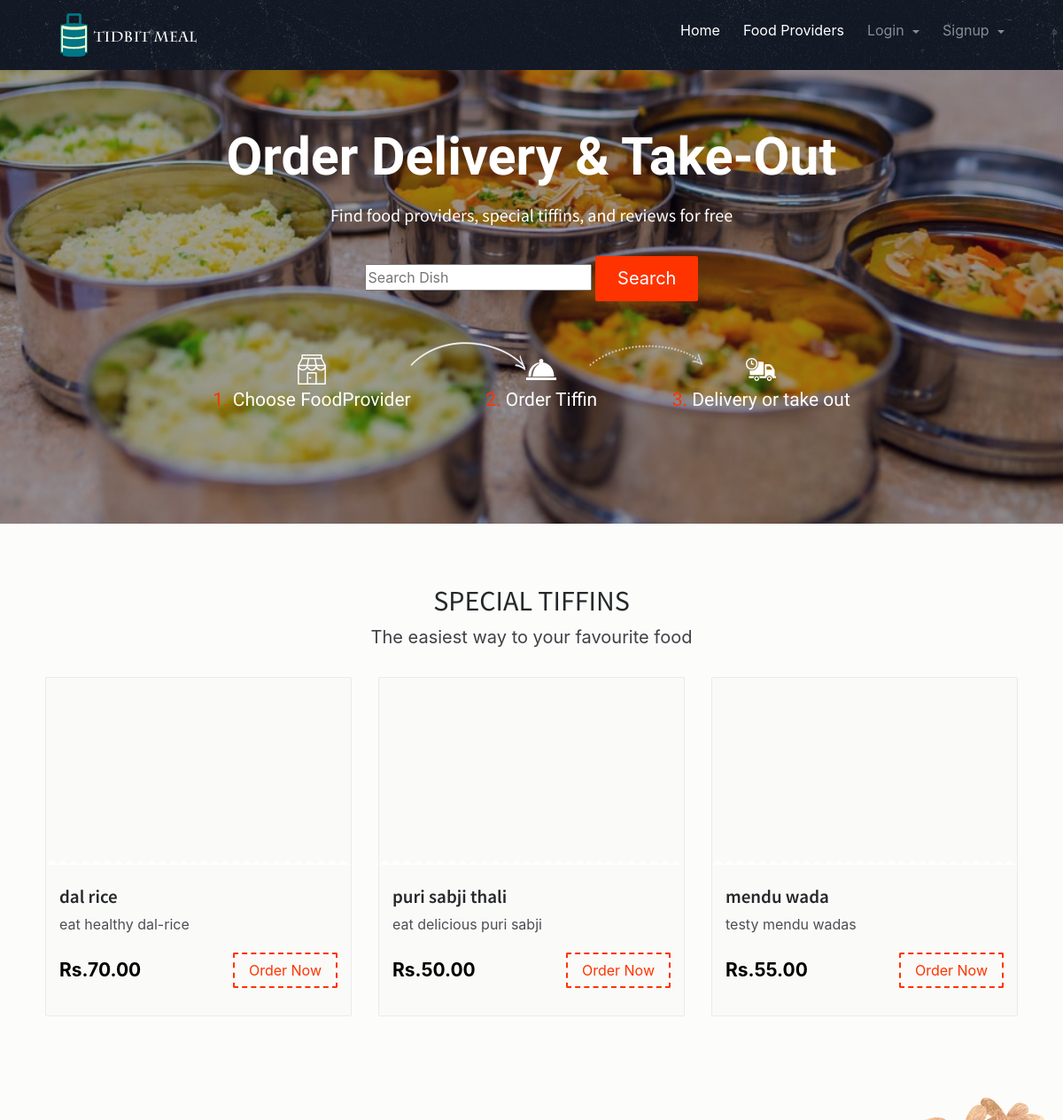
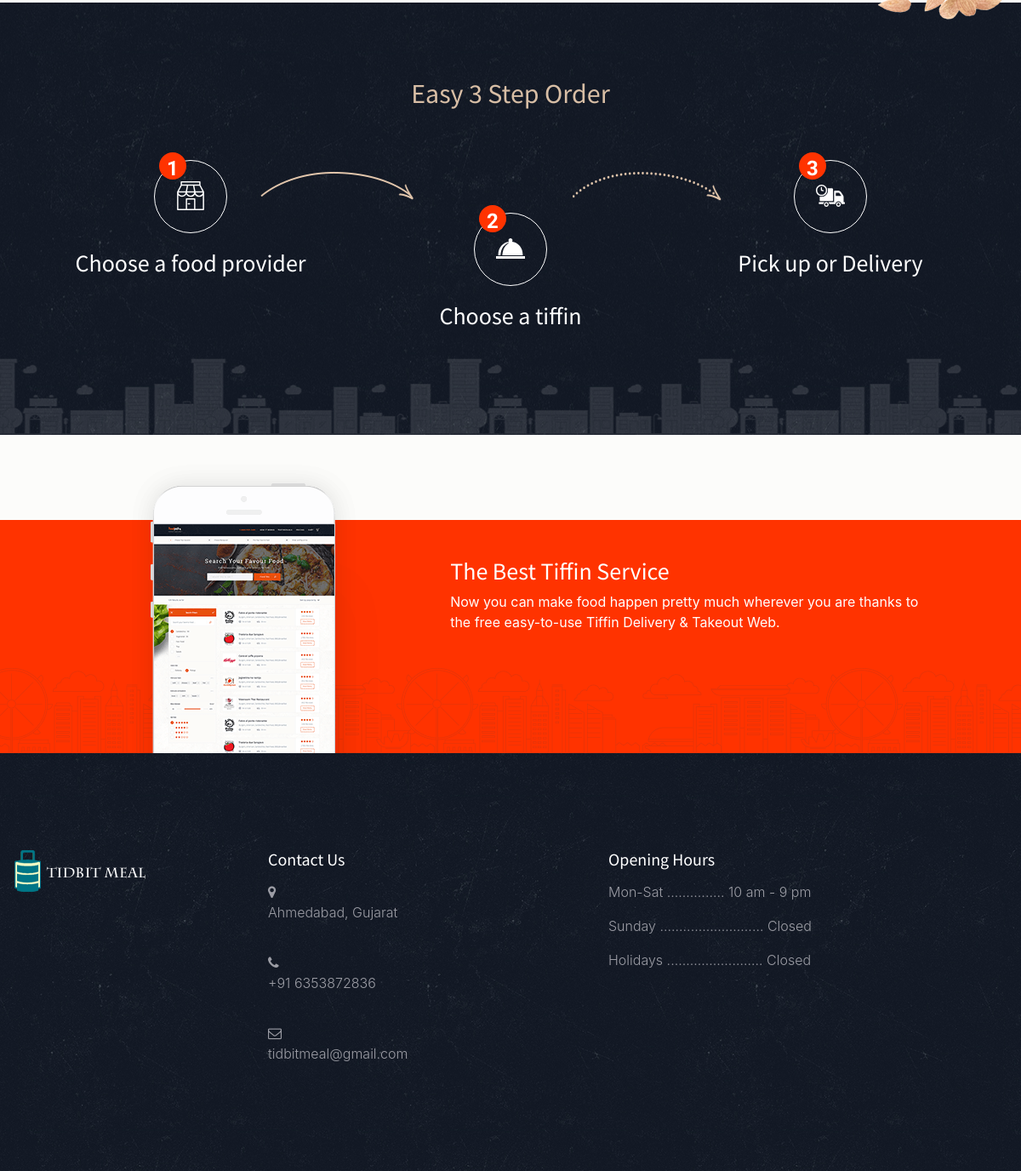
The page / on the database its author committed (2 pictures, top to bottom).
### tables this page shows
CREATE TABLE IF NOT EXISTS `fooditem_tbl` (
  `fi_id` int(222) NOT NULL AUTO_INCREMENT,
  `fp_id` int(222) DEFAULT NULL,
  `title` varchar(222) NOT NULL,
  `about` varchar(222) NOT NULL,
  `price` decimal(10,2) NOT NULL,
  `image` varchar(222) DEFAULT NULL,
  PRIMARY KEY (`fi_id`)
);

### index.php (the view, shortened to what this page needs)
<!DOCTYPE html>
<html lang="en">
<?php
include("connection/connect.php");
?>
<head>
    <link href="css/bootstrap.min.css" rel="stylesheet">
    <link href="css/font-awesome.min.css" rel="stylesheet">
    <link href="css/animsition.min.css" rel="stylesheet">
    <link href="css/animate.css" rel="stylesheet">
    <link href="css/style.css" rel="stylesheet"> </head>
<body class="home">
        <header id="header" class="header-scroll top-header headrom">
            <nav class="navbar navbar-dark">
                <div class="container">
                    <img src="images/FOOTER LOGO.png" alt=""> </a>
                    <div class="collapse navbar-toggleable-md  float-lg-right" id="mainNavbarCollapse">
                        <ul class="nav navbar-nav">
                            <li class="nav-item"> <a class="nav-link active" href="index.php">Home <span class="sr-only">(current)</span></a> </li>
                            <li class="nav-item"> <a class="nav-link active" href="restaurants.php">Food Providers <span class="sr-only"></span></a> </li>
						<?php
						    if(empty($_SESSION["user_id"]))
							{
								echo '<li class="nav-item dropdown">
                            <a class="nav-link dropdown-toggle" href="#" role="button" data-toggle="dropdown" aria-haspopup="true" aria-expanded="false">
                                Login
                            </a>
                             <div class="dropdown-menu dropdown-menu-right shadow-sm border-0">
                                 <a class="dropdown-item" href="login_customer.php">Login As Customer</a>
                                 <a class="dropdown-item" href="foodprovider_panel">Login As FoodProvider</a>
                            </div>
                            </li>
                            <li class="nav-item dropdown">
                            <a class="nav-link dropdown-toggle" href="#" role="button" data-toggle="dropdown" aria-haspopup="true" aria-expanded="false">
                                Signup
                            </a>
                             <div class="dropdown-menu dropdown-menu-right shadow-sm border-0">
                                 <a class="dropdown-item" href="registration_customer.php">Signup As Customer</a>
                                 <a class="dropdown-item" href="registration_fp.php">Signup As FoodProvider</a>
                            </div>
                            </li>';
							}
						?>
                        </ul>
                    </div>
                </div>
            </nav>
        </header>
        <section class="hero bg-image" data-image-src="images/img/main2.jpg">
            <div class="hero-inner">
                <div class="container text-center hero-text font-white">
                    <h1>Order Delivery & Take-Out </h1>
                    <h5 class="font-white space-xs">Find food providers, special tiffins, and reviews for free</h5>
                    <div class="banner-form">
                    <form method="post" action="restaurants.php">
                        <input type="text" placeholder="Search Dish" name="str" required/>
                        <input type="submit" name="submit" value="Search" class="btn theme-btn btn-lg"/>
                    </form>
                    </div>
                    <div class="steps">
                        <div class="step-item step1">
                            <h4><span>1. </span>Choose FoodProvider</h4> </div>
                        <div class="step-item step2">
                            <h4><span>2. </span>Order Tiffin</h4> </div>
                        <div class="step-item step3">
                            <h4><span>3. </span>Delivery or take out</h4> </div>
                    </div>
                </div>
            </div>
        </section>
        <section class="popular">
            <div class="container">
                <div class="title text-xs-center m-b-30">
                    <h2>SPECIAL TIFFINS</h2>
                    <p class="lead">The easiest way to your favourite food</p>
                </div>
                <div class="row">
						<?php
						$query_res= mysqli_query($db,"select * from fooditem_tbl LIMIT 3");
									      while($r=mysqli_fetch_array($query_res))
										  {
						                       echo '  <div class="col-xs-12 col-sm-6 col-md-4 food-item">
														<div class="food-item-wrap">
															<div class="figure-wrap bg-image" data-image-src="Foodprovider_panel/FoodItems_img/'.$r['image'].'">
															</div>
															<div class="content">
																<h5><a href="dishes.php?res_id='.$r['fi_id'].'">'.$r['title'].'</a></h5>
																<div class="product-name">'.$r['about'].'</div>
																<div class="price-btn-block"> <span class="price">Rs.'.$r['price'].'</span> <a href="dishes.php?fp_id='.$r['fp_id'].'" class="btn theme-btn-dash pull-right">Order Now</a> </div>
															</div>
														</div>
												</div>';
										  }
						?>
				                </div>
            </div>
        </section>
        <section class="how-it-works">
            <div class="container">
                <div class="text-xs-center">
                    <h2>Easy 3 Step Order</h2>
                    <div class="row how-it-works-solution">
                        <div class="col-xs-12 col-sm-12 col-md-4 how-it-works-steps white-txt col1">
                            <div class="how-it-works-wrap">
                                <div class="step step-1">
                                    <div class="icon" data-step="1">
                                    </div>
                                    <h3>Choose a food provider</h3>
                                </div>
                            </div>
                        </div>
                        <div class="col-xs-12 col-sm-12 col-md-4 how-it-works-steps white-txt col2">
                            <div class="step step-2">
                                <div class="icon" data-step="2">
                                </div>
                                <h3>Choose a tiffin</h3>
                            </div>
                        </div>
                        <div class="col-xs-12 col-sm-12 col-md-4 how-it-works-steps white-txt col3">
                            <div class="step step-3">
                                <div class="icon" data-step="3">
                                </div>
                                <h3>Pick up or Delivery</h3>
                            </div>
                        </div>
                    </div>
                </div>
            </div>
        </section>
        <section class="app-section">
            <div class="app-wrap">
                <div class="container">
                    <div class="row text-img-block text-xs-left">
                        <div class="container">
                            <div class="col-xs-12 col-sm-5 right-image text-center">
                                <figure> <img src="images/app.png" alt="Right Image" class="img-fluid"> </figure>
                            </div>
                            <div class="col-xs-12 col-sm-7 left-text">
                                <h3>The Best Tiffin Service</h3>
                                <p>Now you can make food happen pretty much wherever you are thanks to the free easy-to-use Tiffin Delivery &amp; Takeout Web.</p>
                            </div>
                        </div>
                    </div>
                </div>
            </div>
        </section>
      <footer class="footer-area">
        <div class="footer-widget section-padding">
                <div class="row">
                    <div class="col-md-4">
                        </div>
                    </div>
                    <div class="col-xs-12 col-sm-3 footer-logo-block color-gray">
                        <a href="#"> <img src="images/FOOTER LOGO.png" alt="Footer logo"> </a> </div>
                        <div class="col-xs-12 col-sm-4 address color-gray">
                            <h5 class="mb-4">Contact Us</h5>
                            <div class="d-flex">
                                <div class="into-icon">
                                    <i class="fa fa-map-marker"></i>
                                </div>
                                <div class="info-text">
                                    <p>Ahmedabad, Gujarat </p>
                                </div>
                            </div>
                            <div class="d-flex">
                                <div class="into-icon">
                                    <i class="fa fa-phone"></i>
                                </div>
                                <div class="info-text">
                                    <p>+91 6353872836</p>
                                </div>
                            </div>
                            <div class="d-flex">
                                <div class="into-icon">
                                    <i class="fa fa-envelope-o"></i>
                                </div>
                                <div class="info-text">
                                    <p>tidbitmeal@gmail.com</p>
                                </div>
                            </div>
                        </div>
                    </div>
                    <div class="col-md-4">
                            <h5 class="mb-4">Opening Hours</h5>
                            <p>Mon-Sat ............... 10 am - 9 pm</p>
                            <p>Sunday ........................... Closed</p>
                            <p>Holidays ......................... Closed</p>
                        </div>
        <div class="footer-copyright">
            <div class="container">
                <div class="row">
                    <div class="col-lg-7 col-md-6">
                    </div>
</body>
</html>

### rows shown on the page
fooditem_tbl: title "dal rice", about "eat healthy dal-rice", price "70.00"
fooditem_tbl: title "puri sabji thali", about "eat delicious puri sabji", price "50.00"
fooditem_tbl: title "mendu wada", about "testy mendu wadas", price "55.00"
